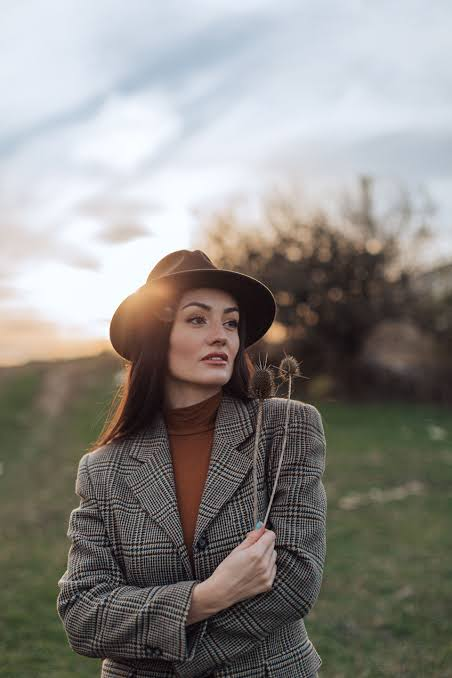
#> input picture edge_detection/pencil_sketch/girl.jpeg, 452 x 678 px
$ python pencil_sketch.py
#> lines starting #> are read from the running program, lines starting #| are printed output that depends on the picture

import cv2
import numpy as np
import matplotlib.pyplot as plt

# 1. Load the original image
image = cv2.imread("girl.jpeg")
#> image is the input picture: shape (678, 452, 3); mean B, G, R 131.9, 136, 138.9

if image is None:
    raise FileNotFoundError("Image not found! Check input.jpg")

print("Image loaded successfully:", image.shape)
#| Image loaded successfully: (678, 452, 3)

# Convert BGR to RGB for Matplotlib
image = cv2.cvtColor(image, cv2.COLOR_BGR2RGB)

# 2. Convert to grayscale
gray = cv2.cvtColor(image, cv2.COLOR_RGB2GRAY)
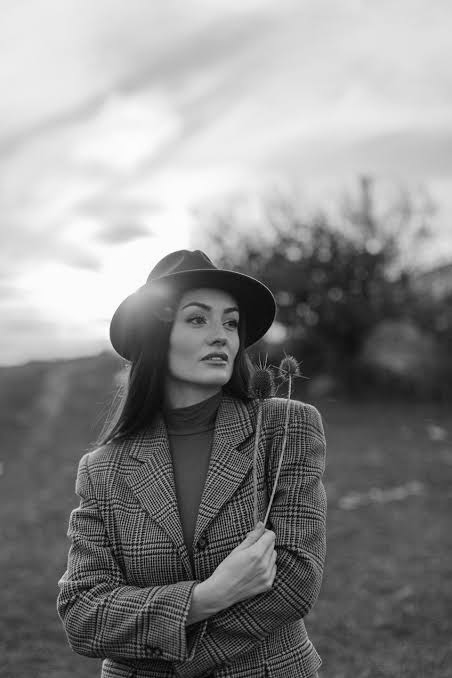
#> gray: shape (678, 452); min 0, max 255, mean 136.4

# 3. Invert the grayscale image
inverted = 255 - gray
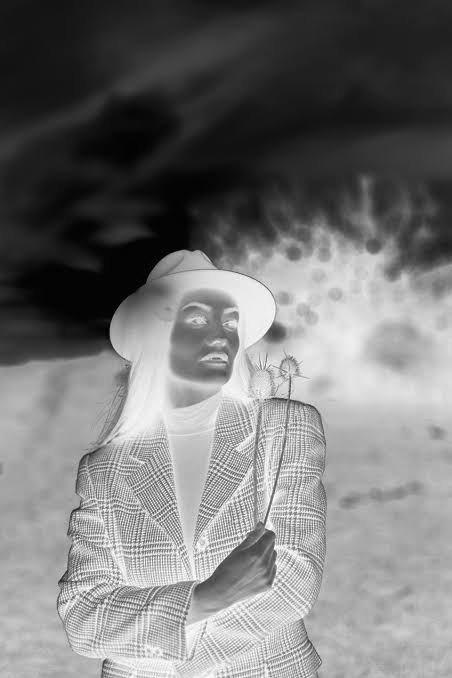
#> inverted: shape (678, 452); min 0, max 255, mean 118.6

# 4. Apply Gaussian blur
blurred = cv2.GaussianBlur(inverted, (21, 21), 0)
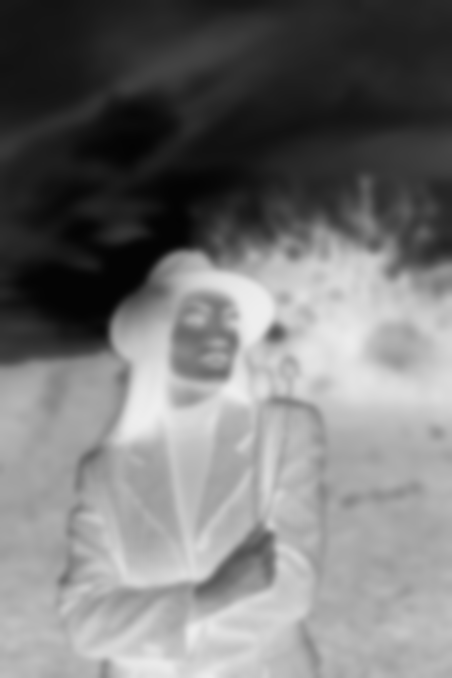
#> blurred: shape (678, 452); min 3, max 239, mean 118.6

# 5. Invert the blurred image
inverted_blur = 255 - blurred
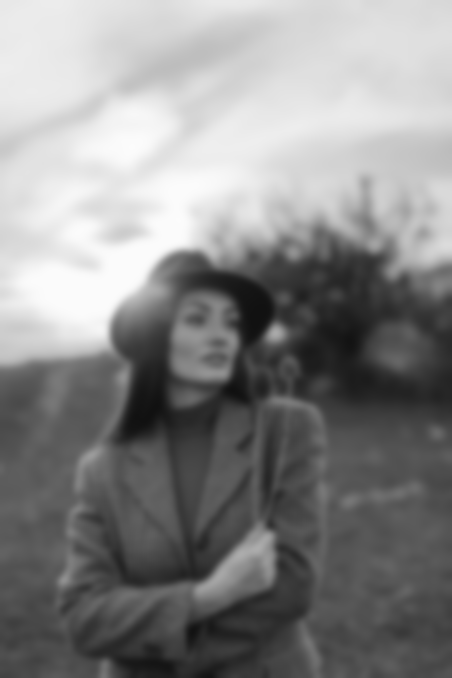
#> inverted_blur: shape (678, 452); min 16, max 252, mean 136.4

# 6. Apply color dodge blending
sketch = cv2.divide(gray, inverted_blur, scale=256)
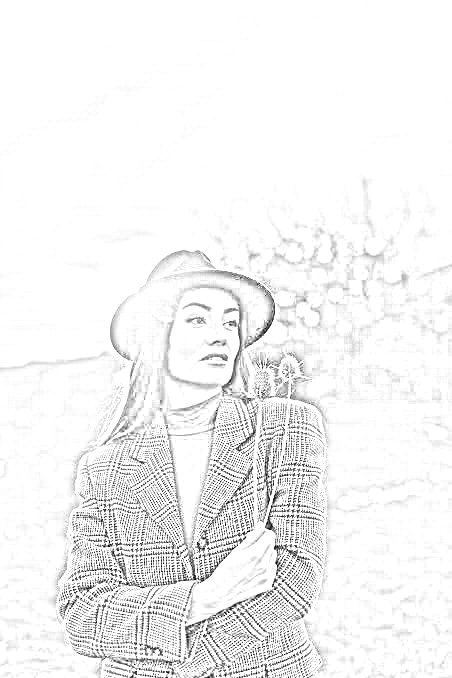
#> sketch: shape (678, 452); min 0, max 255, mean 242.8

# 7. Display all processing stages
titles = [
    "1. Original Image",
    "2. Grayscale",
    "3. Inverted Image",
    "4. Gaussian Blur",
    "5. Inverted Blur",
    "6. Final Pencil Sketch"
]

images = [
    image,
    gray,
    inverted,
    blurred,
    inverted_blur,
    sketch
]

plt.figure(figsize=(15, 10))

for i in range(6):
    plt.subplot(2, 3, i + 1)

    if i == 0:
        plt.imshow(images[i])
    else:
        plt.imshow(images[i], cmap="gray")

    plt.title(titles[i])
    plt.axis("off")

plt.tight_layout()

# Save the final result
cv2.imwrite("pencil_sketch_result.png", sketch)

print("Pencil sketch generated successfully!")
print("Saved as pencil_sketch_result.png")

plt.show()

$ run again, with model_comparsion/traffic.jpeg copied over edge_detection/pencil_sketch/girl.jpeg
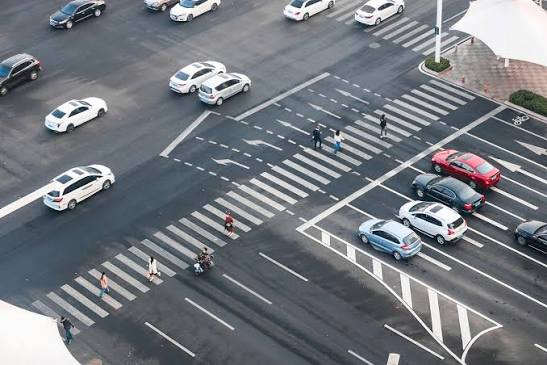
#> input picture model_comparsion/traffic.jpeg, 547 x 365 px
#> image is the input picture: shape (365, 547, 3); mean B, G, R 127.9, 121.3, 117
#| Image loaded successfully: (365, 547, 3)
#> `blurred = cv2.GaussianBlur(inverted, (21, 21), 0)`:
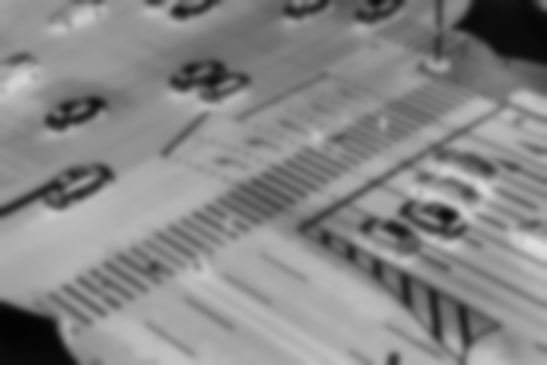
#> blurred: shape (365, 547); min 3, max 222, mean 134.3
#> `sketch = cv2.divide(gray, inverted_blur, scale=256)`:
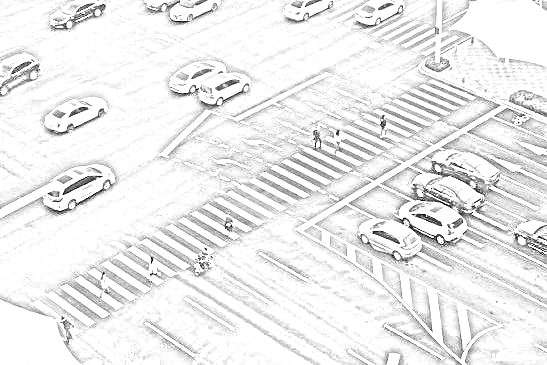
#> sketch: shape (365, 547); min 0, max 255, mean 236.3
